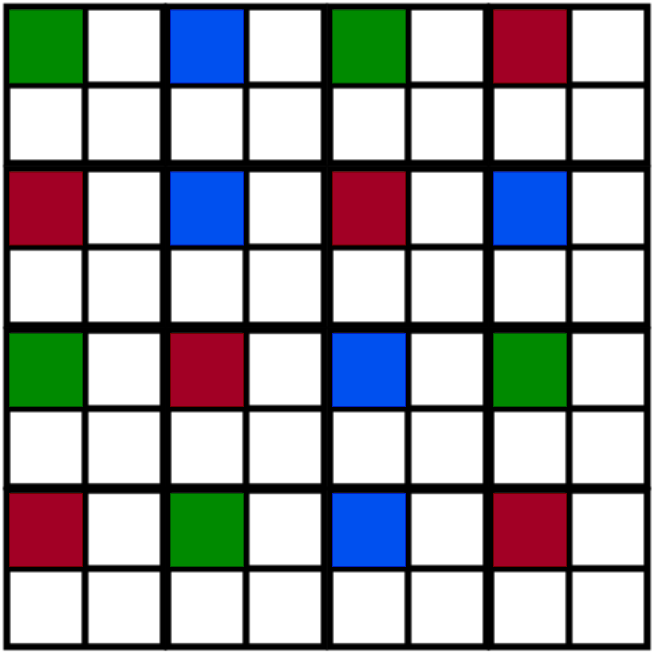
#> input picture Assets/Top.jpg, 656 x 655 px, found by its file name
$ jupyter execute stage_1.1.ipynb   (older library calls are emulated)
#> lines starting #> are read from the running program, lines starting #| are printed output that depends on the picture; after the words box and inside, x2 and y2 are one past the last pixel; in counts of white or black regions, pixels touching at a corner belong together
[cell 1]
import cv2
import numpy as np
import matplotlib.pyplot as plt
from scipy.spatial import distance as dist
from collections import OrderedDict

[cell 2]
# Class for color detection
class ColorLabeler:
    def __init__(self):
        # initialize the colors dictionary, containing the color
        # name as the key and the RGB tuple as the value
        colors = OrderedDict({
            "red": (255, 0, 0),
            "green": (0, 255, 0),
            "blue": (0, 0, 255)})

        # allocate memory for the L*a*b* image, then initialize
        # the color names list
        self.lab = np.zeros((len(colors), 1, 3), dtype="uint8")
        self.colorNames = []

        # loop over the colors dictionary
        for (i, (name, rgb)) in enumerate(colors.items()):
            # update the L*a*b* array and the color names list
            self.lab[i] = rgb
            self.colorNames.append(name)

        # convert the L*a*b* array from the RGB color space
        # to L*a*b*
        self.lab = cv2.cvtColor(self.lab, cv2.COLOR_RGB2LAB)

    def label(self, image, c):
        # construct a mask for the contour, then compute the
        # average L*a*b* value for the masked region
        mask = np.zeros(image.shape[:2], dtype="uint8")
        cv2.drawContours(mask, [c], -1, 255, -1)
        mask = cv2.erode(mask, None, iterations=2)
        mean = cv2.mean(image, mask=mask)[:3]

        # initialize the minimum distance found thus far
        minDist = (np.inf, None)

        # loop over the known L*a*b* color values
        for (i, row) in enumerate(self.lab):
            # compute the distance between the current L*a*b*
            # color value and the mean of the image
            d = dist.euclidean(row[0], mean)

            # if the distance is smaller than the current distance,
            # then update the bookkeeping variable
            if d < minDist[0]:
                minDist = (d, i)

        # return the name of the color with the smallest distance
        return self.colorNames[minDist[1]]

[cell 3]
print_im = plt.imread("Top.jpg")
#> print_im is the input picture: shape (655, 656, 4) float32; mean R, G, B, A 0.644, 0.649, 0.665, 1
plt.imshow(print_im)

[cell 4]
BGR_image = cv2.imread("Top.jpg")
cl = ColorLabeler()

[cell 5]
# function for segmentation of cubes
def mask(image):
    # mask of red
    mask1 = cv2.inRange(image, (20, 0, 90), (45, 0, 200))
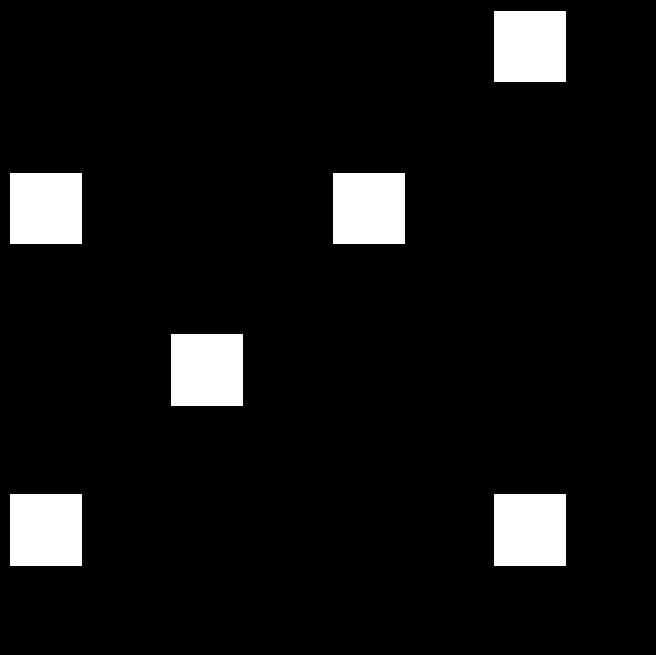
#> mask1: shape (655, 656); 7.2% white; 6 white regions, box (x1, y1, x2, y2) and area: (171, 334, 243, 406) 5184, (10, 494, 82, 566) 5184, (494, 494, 566, 566) 5184, (494, 11, 566, 82) 5112, (10, 173, 82, 244) 5112, (333, 173, 405, 244) 5112

    # mask o green
    mask2 = cv2.inRange(image, (0, 70, 0), (0, 170, 0))
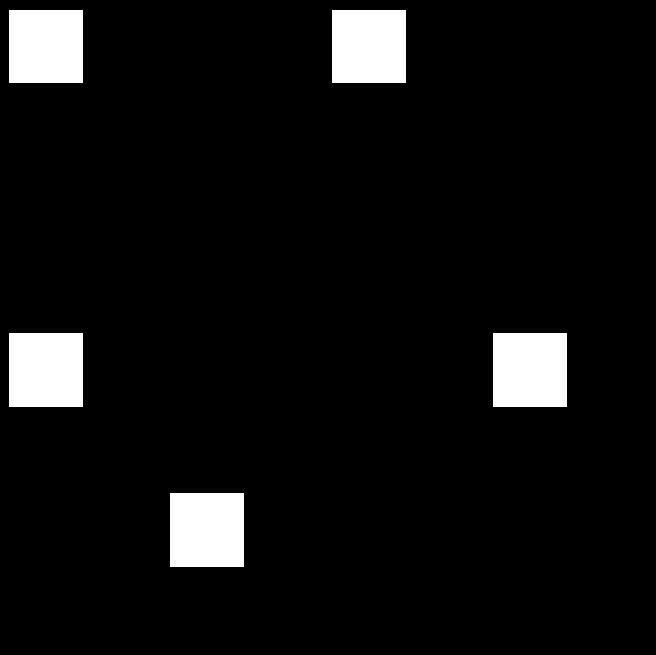
#> mask2: shape (655, 656); 6.3% white; 5 white regions, box (x1, y1, x2, y2) and area: (9, 333, 83, 407) 5476, (493, 333, 567, 407) 5476, (170, 493, 244, 567) 5476, (9, 10, 83, 83) 5402, (332, 10, 406, 83) 5402

    # mask o blue
    mask3 = cv2.inRange(image, (155, 50, 0), (255, 120, 55))
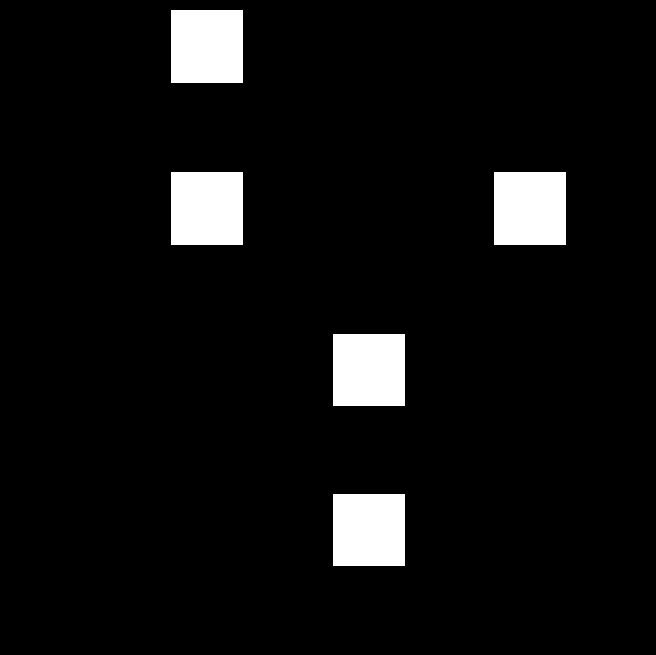
#> mask3: shape (655, 656); 6.1% white; 5 white regions, box (x1, y1, x2, y2) and area: (171, 10, 243, 83) 5256, (171, 172, 243, 245) 5256, (494, 172, 566, 245) 5256, (333, 334, 405, 406) 5184, (333, 494, 405, 566) 5184

    # final mask and masked
    mask = cv2.bitwise_or(mask1, mask2)
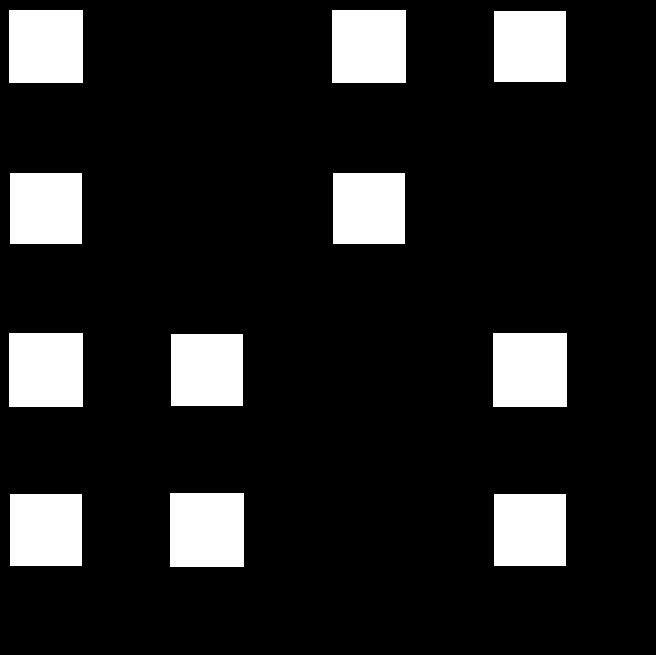
#> mask: shape (655, 656); 13.5% white; 11 white regions, largest, box (x1, y1, x2, y2) and area: (9, 333, 83, 407) 5476, (493, 333, 567, 407) 5476, (170, 493, 244, 567) 5476
    total = cv2.bitwise_or(mask, mask3)
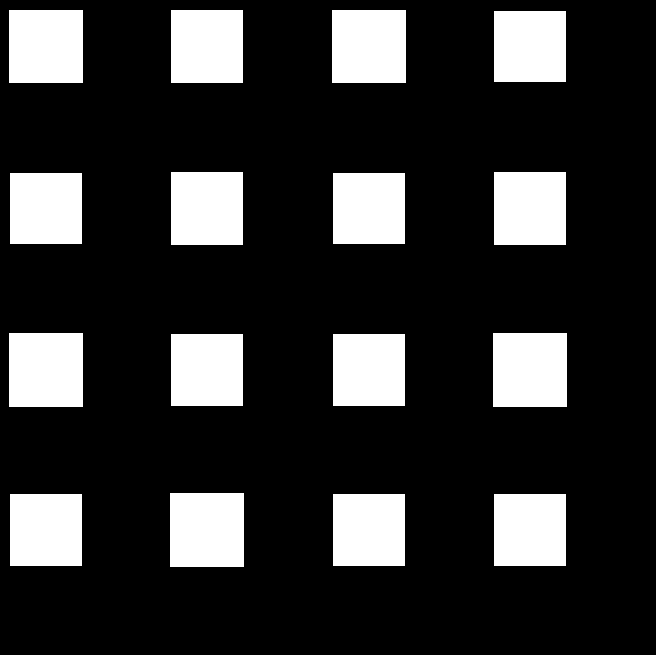
#> total: shape (655, 656); 19.6% white; 16 white regions

    target = cv2.bitwise_and(image,image, mask=total)
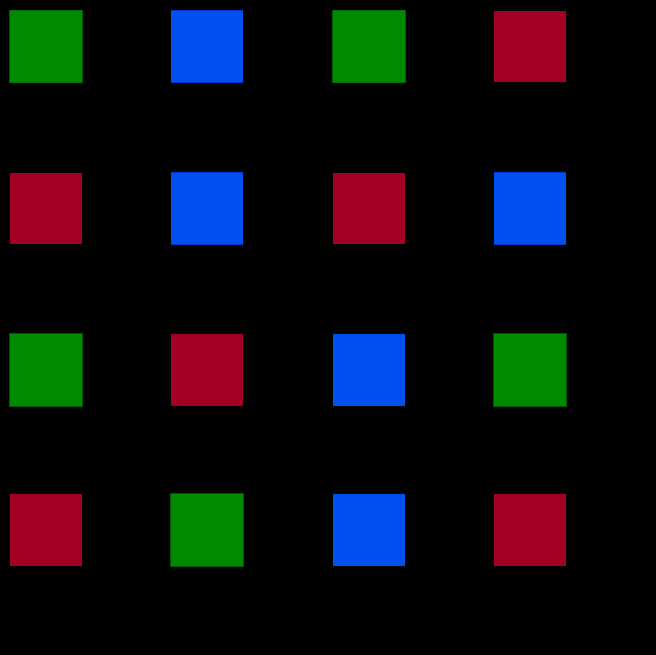
#> target: shape (655, 656, 3); mean B, G, R 17.2, 13.4, 11.6

    return target

[cell 6]
image = mask(BGR_image)

# gray image for masked image
gray = cv2.cvtColor(image, cv2.COLOR_BGR2GRAY)
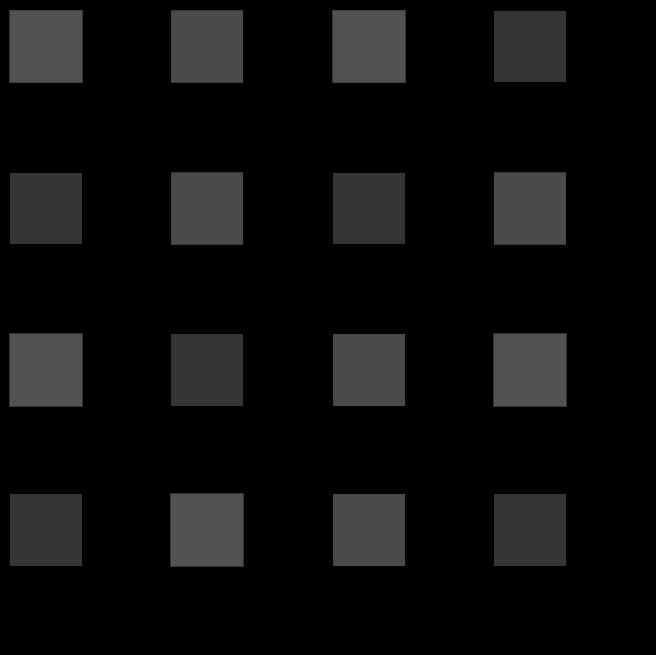
#> gray: shape (655, 656); min 0, max 81, mean 13.3
# lab image for masked image
lab = cv2.cvtColor(image, cv2.COLOR_BGR2LAB)
#> lab: shape (655, 656, 3); mean of channels 0, 1, 2 20.5, 131.4, 128.3

[cell 7]
# function for final output
def info(gray_image):
    boxes = []
    # convert the grayscale image to binary image
    ret,thresh = cv2.threshold(gray_image,10,255,0)
    # find contours in the binary image
    im2, contours, hierarchy = cv2.findContours(thresh,cv2.RETR_TREE,cv2.CHAIN_APPROX_SIMPLE)
#> contours = 16 contours; largest, box (x1, y1, x2, y2) and area: (170, 493, 244, 567) 5329, (493, 333, 567, 407) 5329, (9, 333, 83, 407) 5329, (332, 10, 406, 83) 5256, (9, 10, 83, 83) 5256
    for c in contours:
        # calculate moments for each contour
        M = cv2.moments(c)

        # calculate x,y coordinate of center
        cX = int(M["m10"] / M["m00"])
        cY = int(M["m01"] / M["m00"])

        color = cl.label(lab, c)

        box = (cX , cY , color)
        boxes.append(box)
#> this loop made 16 passes
#> (c, cX, cY, mean in label, color) on passes 1 to 8: ([[494, 494], [494, 565], [565, 565], [565, 494]], 529, 529, (86, 186, 157), 'red'), ([[333, 494], [333, 565], [404, 565], [404, 494]], 368, 529, (105, 171, 44), 'blue'), ([[10, 494], [10, 565], [81, 565], [81, 494]], 45, 529, (86, 186, 157), 'red'), ([[170, 493], [170, 566], [243, 566], [243, 493]], 206, 529, (127, 74, 181), 'green'), ([[333, 334], [333, 405], [404, 405], [404, 334]], 368, 369, (105, 171, 44), 'blue'), ([[171, 334], [171, 405], [242, 405], [242, 334]], 206, 369, (86, 186, 157), 'red'), ([[493, 333], [493, 406], [566, 406], [566, 333]], 529, 369, (127, 74, 181), 'green'), ([[9, 333], [9, 406], [82, 406], [82, 333]], 45, 369, (127, 74, 181), 'green')
#> pass 1, in label, `mask = cv2.erode(mask, None, iterations=2)`:
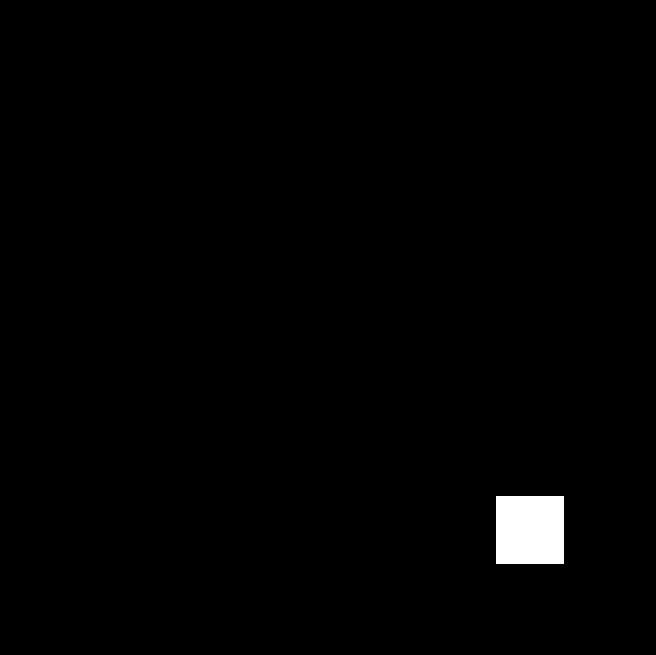
#> mask: shape (655, 656); 1.1% white; 1 white region, box (x1, y1, x2, y2) and area: (496, 496, 564, 564) 4624
#> pass 2, in label (call 2), `mask = cv2.erode(mask, None, iterations=2)`:
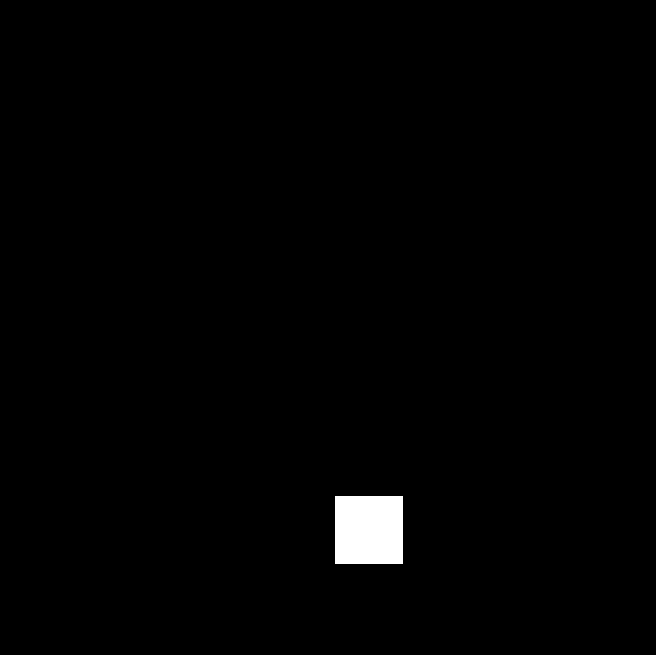
#> mask: shape (655, 656); 1.1% white; 1 white region, box (x1, y1, x2, y2) and area: (335, 496, 403, 564) 4624
#> pass 3, in label (call 3), `mask = cv2.erode(mask, None, iterations=2)`:
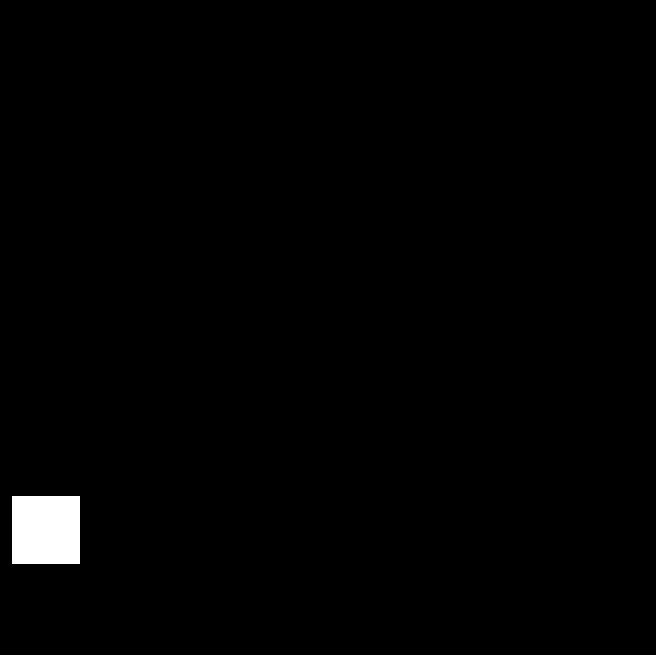
#> mask: shape (655, 656); 1.1% white; 1 white region, box (x1, y1, x2, y2) and area: (12, 496, 80, 564) 4624
#> after the loop, boxes = 16 items, first 6: (529, 529, 'red'), (368, 529, 'blue'), (45, 529, 'red'), (206, 529, 'green'), (368, 369, 'blue'), (206, 369, 'red')

    return boxes

[cell 8]
#final data structure list of tuples
info(gray)
#> Out has the same summary as boxes in info
